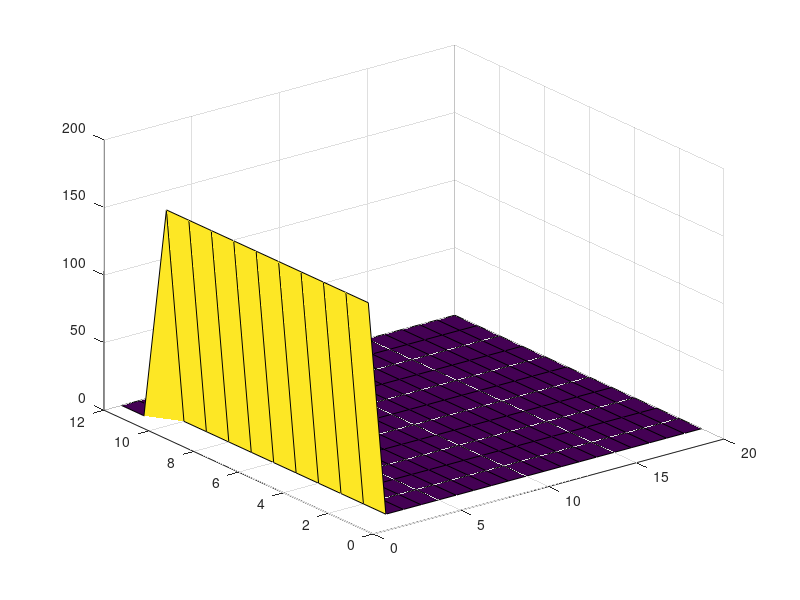
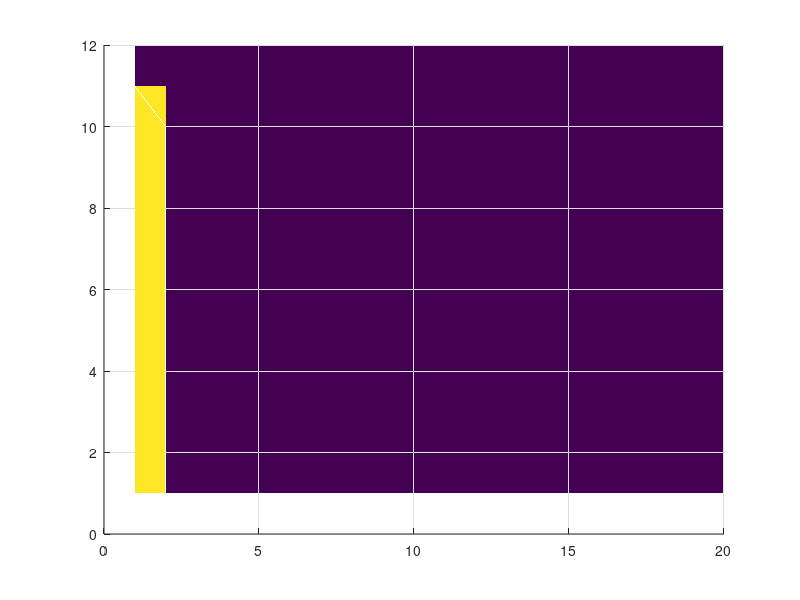

Here is the MATLAB script that generated these plots, in order:
close all
clear all

% Initial Condition
% TLeft = 160.0; 
% TRight = 350.0;
TStart = 0;
TFinish = 160.0;
tau_1 = 50;
tau_2 = 50;
WIDTH = 20; 
HEIGHT = 12; 
HeightLeftZone = 10; 
HeightRightZone = 0;

% Stop Parametres
MAX_ITER = 10000;
eps = 0.001;
Lambda = 1.7;

% Sharing to zones
h = 1;
i_max = floor(WIDTH / h);
j_max = floor(HEIGHT / h);
j_max_left = floor(HeightLeftZone / h) ;
j_min_right = j_max - ceil(HeightRightZone / h);

% Matrix of temperaturies
Temperatures = repmat(TStart, j_max, i_max);

% T=a*tau
a1 = TFinish / tau_1;
a2 = - TFinish / (2 * tau_2);

%  Time step
num_tau_step = 25;
tau_step1 = tau_1 / num_tau_step;
tau_step2 = tau_2 / num_tau_step;

% Creating matrixes for SLAE
num_var = i_max * j_max;
system_dimension = num_var - j_max_left - j_max + j_min_right;
SystemMatrix = zeros(system_dimension,system_dimension);
RightPartColumn = zeros(system_dimension);
X = zeros(system_dimension);
INDEX = 1;


for cur_k = 1:num_tau_step

%     for i = 1:i_max 
%         for j = 1:j_max
%             % Choosing the template
%             if i == 1
%                 if j == 1
%                     Temp_help =  0.5 * (Temperatures(1, 2) + Temperatures(2, 1));
%                 end
%                 
%                 if j > 1 && j < j_max
%                     Temp_help = 0.5 * (0.5 * (Temperatures(j - 1, 1) + Temperatures(j + 1, 1)) + Temperatures(j, 2));     
%                 end      
%                 
%                 if j == j_max
%                     Temp_help =  0.5 * (Temperatures(j_max, 2) + Temperatures(j_max - 1, 1));
%                 end
%             end
%             
%             if i > 1 && i < i_max
%                 if j>1 && j < j_max
%                     Temp_help = 0.25 * (Temperatures(j - 1, i) + Temperatures(j + 1, i) + Temperatures(j, i - 1) + Temperatures(j, i + 1));        
%                 end
%                 
%                 if j == 1
%                      Temp_help = 0.5 * (0.5 * (Temperatures(1, i - 1) + Temperatures(1, i + 1)) + Temperatures(2, i));
%                 end
% 
%                 if j == j_max
%                      Temp_help = 0.5 * (0.5 * (Temperatures(j_max, i - 1) + Temperatures(j_max, i + 1)) + Temperatures(j_max - 1, i));  
%                 end
%             end           
%          
%             if i == i_max
%                 if j == j_max
%                     Temp_help =  0.5 * (Temperatures(j_max - 1, i_max) + Temperatures(j_max, i_max - 1));
%                 end
%                 
%                 if j < j_max && j > 1
%                     Temp_help = 0.5 * (0.5 * (Temperatures(j - 1, i_max) + Temperatures(j + 1, i_max)) + Temperatures(j, i_max - 1));     
%                 end
%                 
%                 if j == 1
%                     Temp_help =  0.5 * (Temperatures(2, i_max) + Temperatures(1, i_max - 1));
%                 end
%             end
%         end
%     end
    
%     X = linsolve(SystemMatrix, RightPartColumn);

    % Replacing temperatures
    for I = 1:system_dimension
        j = ceil((I +  j_max_left) / j_max);
        i = I + j_max_left - j_max * (j - 1);
        Temperatures(i, j) = X(I);
    end
    
    for k = 1:j_max_left
       Temperatures(k, 1) = Temperatures(k, 1) + a1 * tau_step1; 
    end
end

disp(Temperatures);

figure;
surf(Temperatures);

figure;
surf(Temperatures,'EdgeColor', 'None');
view(2);


% close all
